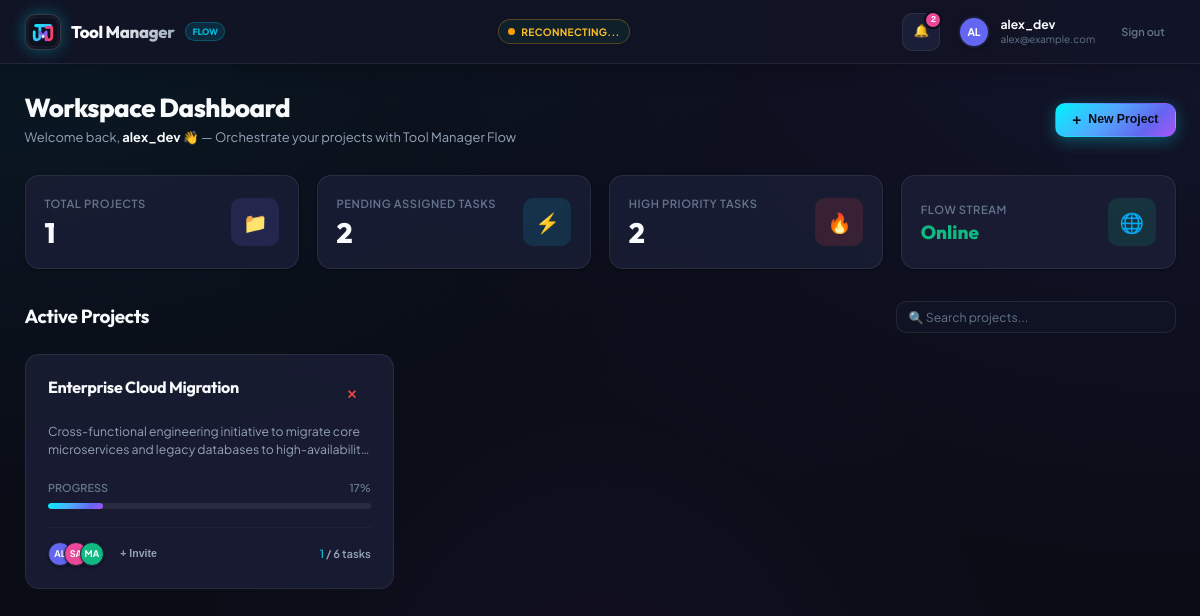
/dashboard.php (signed in), run on the app's committed database.
### tables this page shows
CREATE TABLE `projects` (
    `id` INT AUTO_INCREMENT PRIMARY KEY,
    `name` VARCHAR(120) NOT NULL,
    `description` TEXT NULL,
    `owner_id` INT NOT NULL,
    `created_at` TIMESTAMP DEFAULT CURRENT_TIMESTAMP,
    `updated_at` TIMESTAMP DEFAULT CURRENT_TIMESTAMP ON UPDATE CURRENT_TIMESTAMP,
    CONSTRAINT `fk_projects_owner` FOREIGN KEY (`owner_id`) REFERENCES `users` (`id`) ON DELETE CASCADE,
    INDEX `idx_projects_owner` (`owner_id`),
    INDEX `idx_projects_updated` (`updated_at`)
);

CREATE TABLE `project_members` (
    `project_id` INT NOT NULL,
    `user_id` INT NOT NULL,
    `role` ENUM('admin', 'member') NOT NULL DEFAULT 'member',
    `created_at` TIMESTAMP DEFAULT CURRENT_TIMESTAMP,
    PRIMARY KEY (`project_id`, `user_id`),
    CONSTRAINT `fk_pm_project` FOREIGN KEY (`project_id`) REFERENCES `projects` (`id`) ON DELETE CASCADE,
    CONSTRAINT `fk_pm_user` FOREIGN KEY (`user_id`) REFERENCES `users` (`id`) ON DELETE CASCADE,
    INDEX `idx_pm_user` (`user_id`)
);

CREATE TABLE `users` (
    `id` INT AUTO_INCREMENT PRIMARY KEY,
    `username` VARCHAR(50) NOT NULL UNIQUE,
    `email` VARCHAR(100) NOT NULL UNIQUE,
    `password_hash` VARCHAR(255) NOT NULL,
    `avatar_color` VARCHAR(20) DEFAULT '#6366f1',
    `created_at` TIMESTAMP DEFAULT CURRENT_TIMESTAMP,
    INDEX `idx_users_email` (`email`),
    INDEX `idx_users_username` (`username`)
);

### config/db.php (called while the page is built, shortened)
<?php
function requireAuthWeb(): array
{
    return [
        'id'           => (int)$_SESSION['user_id'],
        'username'     => $_SESSION['username'] ?? '',
        'email'        => $_SESSION['email'] ?? '',
        'avatar_color' => $_SESSION['avatar_color'] ?? '#6366f1'
    ];
}

### dashboard.php (the view, shortened to what this page needs)
<?php
require_once __DIR__ . '/config/db.php';
$currentUser = requireAuthWeb();
$pdo = getDBConnection();
$stmtProjects = $pdo->prepare("
    SELECT
        p.*,
        u.username AS owner_name,
        u.avatar_color AS owner_avatar_color,
        (SELECT COUNT(*) FROM `tasks` t
         JOIN `columns` c ON t.column_id = c.id
         WHERE c.project_id = p.id) AS total_tasks,
        (SELECT COUNT(*) FROM `tasks` t
         JOIN `columns` c ON t.column_id = c.id
         WHERE c.project_id = p.id AND LOWER(c.name) LIKE '%done%') AS done_tasks
    FROM `projects` p
    JOIN `users` u ON p.owner_id = u.id
    LEFT JOIN `project_members` pm ON p.id = pm.project_id
    WHERE p.owner_id = :uid1 OR pm.user_id = :uid2
    GROUP BY p.id
    ORDER BY p.updated_at DESC
");
$stmtProjects->execute([
    ':uid1' => $currentUser['id'],
    ':uid2' => $currentUser['id']
]);
$projects = $stmtProjects->fetchAll();
$projectIds = array_column($projects, 'id');
$projectMembersMap = [];
if (!empty($projectIds)) {
    $inClause = implode(',', array_map('intval', $projectIds));
    $stmtMembers = $pdo->query("
        SELECT pm.project_id, u.id, u.username, u.avatar_color, pm.role
        FROM `project_members` pm
        JOIN `users` u ON pm.user_id = u.id
        WHERE pm.project_id IN ($inClause)
    ");
    while ($row = $stmtMembers->fetch()) {
        $projectMembersMap[$row['project_id']][] = $row;
    }
}
$totalProjects = count($projects);
$stmtAssigned = $pdo->prepare("
    SELECT COUNT(t.id)
    FROM `task_assignments` ta
    JOIN `tasks` t ON ta.task_id = t.id
    JOIN `columns` c ON t.column_id = c.id
    WHERE ta.user_id = :uid AND LOWER(c.name) NOT LIKE '%done%'
");
$stmtAssigned->execute([':uid' => $currentUser['id']]);
$pendingAssignedTasks = (int)$stmtAssigned->fetchColumn();
$stmtUrgent = $pdo->prepare("
    SELECT COUNT(t.id)
    FROM `task_assignments` ta
    JOIN `tasks` t ON ta.task_id = t.id
    JOIN `columns` c ON t.column_id = c.id
    WHERE ta.user_id = :uid AND t.priority IN ('urgent', 'high') AND LOWER(c.name) NOT LIKE '%done%'
");
$stmtUrgent->execute([':uid' => $currentUser['id']]);
$urgentTasks = (int)$stmtUrgent->fetchColumn();
$stmtNotifs = $pdo->prepare("
    SELECT COUNT(*) FROM `notifications`
    WHERE `user_id` = :uid AND `is_read` = FALSE
");
$stmtNotifs->execute([':uid' => $currentUser['id']]);
$unreadNotifs = (int)$stmtNotifs->fetchColumn();
?>
<!DOCTYPE html>
<html lang="en">
<head>
    <link rel="stylesheet" href="assets/css/variables.css">
    <link rel="stylesheet" href="assets/css/layout.css">
    <link rel="stylesheet" href="assets/css/components.css">
</head>
<body>
    <header class="navbar">
        <a href="dashboard.php" class="nav-brand">
            <div class="brand-icon-wrap">
                <img src="assets/img/logo.svg" alt="Tool Manager">
            </div>
            <span class="brand-title-text">Tool Manager</span>
            <span class="brand-tag">Flow</span>
        </a>
        <div class="nav-center">
            <span class="realtime-badge" id="realtime-status-pill">
            </span>
        </div>
        <div class="nav-actions">
            <div class="dropdown-wrapper">
                <button type="button" class="btn btn-secondary btn-icon" id="notif-dropdown-btn" title="Notifications" style="position:relative;">
                    <span>🔔</span>
                    <span class="notif-counter" id="notif-badge" style="<?php echo $unreadNotifs > 0 ? '' : 'display:none;'; ?>">
                        <?php echo $unreadNotifs > 99 ? '99+' : $unreadNotifs; ?>
                    </span>
                </button>
            </div>
            <div style="display:flex; align-items:center; gap:0.75rem; margin-left:0.5rem;">
                <div class="avatar" style="background-color:<?php echo htmlspecialchars($currentUser['avatar_color']); ?>;">
                    <?php echo strtoupper(substr($currentUser['username'], 0, 2)); ?>
                </div>
                <div style="display:flex; flex-direction:column;">
                    <span style="font-weight:700; font-size:0.875rem; line-height:1.2;"><?php echo htmlspecialchars($currentUser['username']); ?></span>
                    <span style="font-size:0.725rem; color:var(--text-muted);"><?php echo htmlspecialchars($currentUser['email']); ?></span>
                </div>
                <a href="logout.php" class="btn btn-ghost btn-sm" title="Sign out" style="margin-left:0.35rem; color:var(--text-muted);">
                    Sign out
                </a>
            </div>
        </div>
    </header>
    <main class="main-content">
        <div class="container">
            <div class="dashboard-header">
                <div class="dashboard-title-group">
                    <h1>Workspace Dashboard</h1>
                    <p>Welcome back, <strong style="color:var(--text-primary);"><?php echo htmlspecialchars($currentUser['username']); ?></strong> 👋 — Orchestrate your projects with Tool Manager Flow</p>
                </div>
                <div style="display:flex; align-items:center; gap:0.75rem;">
                    <button type="button" class="btn btn-flow" id="btn-new-project">
                        <span style="font-size:1.1rem; line-height:1;">+</span>
                        <span>New Project</span>
                    </button>
                </div>
            </div>
            <div class="stats-grid">
                <div class="stat-card">
                    <div class="stat-info">
                        <div class="stat-label">Total Projects</div>
                        <div class="stat-value"><?php echo $totalProjects; ?></div>
                    </div>
                    <div class="stat-icon" style="background:rgba(99,102,241,0.15); color:var(--primary);">📁</div>
                </div>
                <div class="stat-card">
                    <div class="stat-info">
                        <div class="stat-label">Pending Assigned Tasks</div>
                        <div class="stat-value"><?php echo $pendingAssignedTasks; ?></div>
                    </div>
                    <div class="stat-icon" style="background:rgba(6,182,212,0.15); color:var(--accent-cyan);">⚡</div>
                </div>
                <div class="stat-card">
                    <div class="stat-info">
                        <div class="stat-label">High Priority Tasks</div>
                        <div class="stat-value"><?php echo $urgentTasks; ?></div>
                    </div>
                    <div class="stat-icon" style="background:rgba(239,68,68,0.15); color:var(--danger);">🔥</div>
                </div>
                <div class="stat-card">
                    <div class="stat-info">
                        <div class="stat-label">Flow Stream</div>
                        <div class="stat-value" style="font-size:1.35rem; color:#10b981;">Online</div>
                    </div>
                    <div class="stat-icon" style="background:rgba(16,185,129,0.15); color:var(--success);">🌐</div>
                </div>
            </div>
            <div style="display:flex; align-items:center; justify-content:space-between; margin-bottom:1.5rem; flex-wrap:wrap; gap:1rem;">
                <h2 style="font-size:1.35rem; font-weight:700;">Active Projects</h2>
                <div style="width:280px;">
                    <input type="text" id="project-search" class="form-control" placeholder="🔍 Search projects..." style="padding:0.5rem 0.85rem;">
                </div>
            </div>
            <div class="projects-grid" id="projects-grid">
                <?php if (empty($projects)): ?>
                    <div style="grid-column: 1 / -1; background:var(--bg-surface); padding:3.5rem 2rem; border-radius:var(--radius-lg); text-align:center; border:1px dashed var(--border-color);">
                        <div class="brand-icon-wrap" style="width:56px; height:56px; margin:0 auto 1.25rem;">
                            <img src="assets/img/logo.svg" alt="Tool Manager">
                        </div>
                        <h3 style="font-size:1.35rem; font-weight:800; margin-bottom:0.5rem;">No active projects</h3>
                        <p style="color:var(--text-secondary); margin-bottom:1.75rem; max-width:450px; margin-left:auto; margin-right:auto;">Get started by creating your first agile project board with Tool Manager.</p>
                        <button type="button" class="btn btn-flow" onclick="document.getElementById('btn-new-project').click();">
                            + Create New Project
                        </button>
                    </div>
                <?php else: ?>
                    <?php foreach ($projects as $p):
                        $pid = (int)$p['id'];
                        $tot = (int)$p['total_tasks'];
                        $done = (int)$p['done_tasks'];
                        $progress = $tot > 0 ? (int)round(($done / $tot) * 100) : 0;
                        $isOwner = ((int)$p['owner_id'] === $currentUser['id']);
                        $members = $projectMembersMap[$pid] ?? [];
                    ?>
                        <div class="project-card" id="project-card-<?php echo $pid; ?>" onclick="window.location.href='project.php?id=<?php echo $pid; ?>';">
                            <div>
                                <div style="display:flex; align-items:flex-start; justify-content:space-between; gap:0.5rem;">
                                    <h3 class="project-title" style="font-size:1.15rem; font-weight:700; color:var(--text-primary); line-height:1.3;">
                                        <?php echo htmlspecialchars($p['name']); ?>
                                    </h3>
                                    <?php if ($isOwner): ?>
                                        <button type="button" class="btn btn-ghost btn-sm btn-icon" title="Delete Project" onclick="confirmDeleteProject(event, <?php echo $pid; ?>, '<?php echo htmlspecialchars(addslashes($p['name'])); ?>')">
                                            <span style="color:var(--danger); font-size:0.9rem;">✕</span>
                                        </button>
                                    <?php endif; ?>
                                </div>
                                <p class="project-desc" style="color:var(--text-secondary); font-size:0.875rem; margin-top:0.6rem; line-height:1.45; display:-webkit-box; -webkit-line-clamp:2; -webkit-box-orient:vertical; overflow:hidden;">
                                    <?php echo htmlspecialchars($p['description'] ?: 'No description provided.'); ?>
                                </p>
                            </div>
                            <div style="margin-top:1.5rem;">
                                <div style="display:flex; justify-content:space-between; font-size:0.775rem; color:var(--text-muted); font-weight:600;">
                                    <span>PROGRESS</span>
                                    <span><?php echo $progress; ?>%</span>
                                </div>
                                <div class="progress-bar-wrap">
                                    <div class="progress-bar-fill" style="width:<?php echo $progress; ?>%;"></div>
                                </div>
                                <div class="project-meta-row">
                                    <div style="display:flex; align-items:center; gap:0.65rem;">
                                        <div class="avatar-group">
                                            <?php foreach (array_slice($members, 0, 3) as $m): ?>
                                                <div class="avatar avatar-sm" style="background-color:<?php echo htmlspecialchars($m['avatar_color']); ?>;" title="<?php echo htmlspecialchars($m['username']); ?>">
                                                    <?php echo strtoupper(substr($m['username'], 0, 2)); ?>
                                                </div>
                                            <?php endforeach; ?>
                                        </div>
                                        <button type="button" class="btn btn-ghost btn-sm" style="padding:0.2rem 0.45rem; font-size:0.75rem;" onclick="event.stopPropagation(); openInviteModal(<?php echo $pid; ?>, '<?php echo htmlspecialchars(addslashes($p['name'])); ?>');" title="Invite team member">
                                            + Invite
                                        </button>
                                    </div>
                                    <div style="font-weight:600; font-size:0.8rem; color:var(--text-secondary);">
                                        <span style="color:var(--accent-cyan);"><?php echo $done; ?></span> / <span><?php echo $tot; ?> tasks</span>
                                    </div>
                                </div>
                            </div>
                        </div>
                    <?php endforeach; ?>
                <?php endif; ?>
            </div>
        </div>
    </main>
</body>
</html>

### data on the page
projects: name "Enterprise Cloud Migration", description "Cross-functional engineering initiative to migrate core microservices and legacy databases to…", progress "17", done "1", tot "6"
project_members: user.username "AL"
project_members: user.username "SA"
project_members: user.username "MA"

### other printed values
$unreadNotifs "2"
substr($currentUser['username'], 0, 2) "AL"
$currentUser['username'] "alex_dev"
$currentUser['email'] "alex@example.com"
$totalProjects "1"
$pendingAssignedTasks "2"
$urgentTasks "2"
